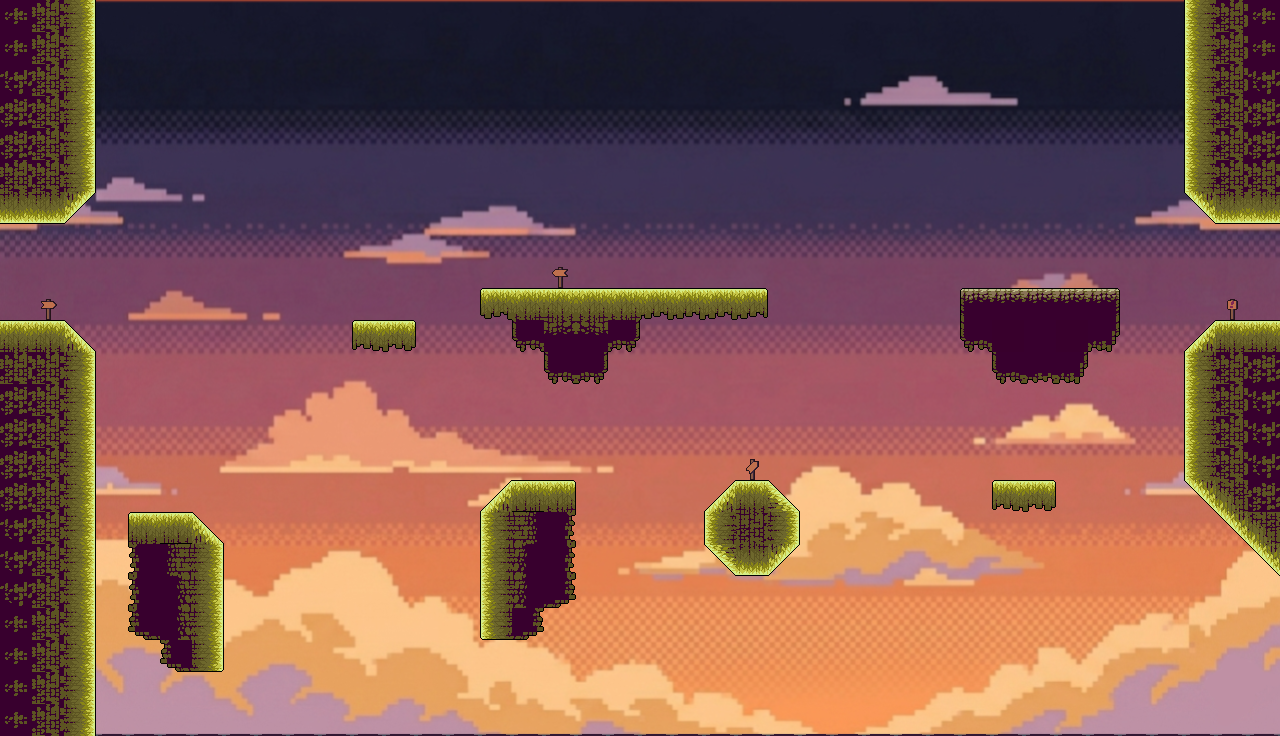

Tiled map render using the project's own tile images. Description and the whole map definition, tile-layer contents included, below:
An orthogonal 40x23 tile map with 32x32 px tiles, 2 tile layers (Capa de patrones 2, Platforms), 4 tilesets, 1 image layer.

<map version="1.10" tiledversion="1.12.1" orientation="orthogonal" renderorder="right-down" width="40" height="23" tilewidth="32" tileheight="32" infinite="0" nextlayerid="4" nextobjectid="1">
 <tileset firstgid="1" source="Tileset_cielo.tsx" />
 <tileset firstgid="97" source="Tileset_Tierra_.tsx" />
 <tileset firstgid="193" source="Tileset_Cielo_girado.tsx" />
 <tileset firstgid="289" source="Decoracion/Señales.tsx" />
 <imagelayer id="2" name="Capa de Imagen 1">
  <image source="../Mapas/Cielo arriba.png" width="1280" height="736" />
 </imagelayer>
 <layer id="3" name="Capa de patrones 2" width="40" height="23">
  <data encoding="csv">
0,0,0,0,0,0,0,0,0,0,0,0,0,0,0,0,0,0,0,0,0,0,0,0,0,0,0,0,0,0,0,0,0,0,0,0,0,0,0,0,
0,0,0,0,0,0,0,0,0,0,0,0,0,0,0,0,0,0,0,0,0,0,0,0,0,0,0,0,0,0,0,0,0,0,0,0,0,0,0,0,
0,0,0,0,0,0,0,0,0,0,0,0,0,0,0,0,0,0,0,0,0,0,0,0,0,0,0,0,0,0,0,0,0,0,0,0,0,0,0,0,
0,0,0,0,0,0,0,0,0,0,0,0,0,0,0,0,0,0,0,0,0,0,0,0,0,0,0,0,0,0,0,0,0,0,0,0,0,0,0,0,
0,0,0,0,0,0,0,0,0,0,0,0,0,0,0,0,0,0,0,0,0,0,0,0,0,0,0,0,0,0,0,0,0,0,0,0,0,0,0,0,
0,0,0,0,0,0,0,0,0,0,0,0,0,0,0,0,0,0,0,0,0,0,0,0,0,0,0,0,0,0,0,0,0,0,0,0,0,0,0,0,
0,0,0,0,0,0,0,0,0,0,0,0,0,0,0,0,0,0,0,0,0,0,0,0,0,0,0,0,0,0,0,0,0,0,0,0,0,0,0,0,
0,0,0,0,0,0,0,0,0,0,0,0,0,0,0,0,0,0,0,0,0,0,0,0,0,0,0,0,0,0,0,0,0,0,0,0,0,0,0,0,
0,0,0,0,0,0,0,0,0,0,0,0,0,0,0,0,0,293,0,0,0,0,0,0,0,0,0,0,0,0,0,0,0,0,0,0,0,0,0,0,
0,289,0,0,0,0,0,0,0,0,0,0,0,0,0,0,0,0,0,0,0,0,0,0,0,0,0,0,0,0,0,0,0,0,0,0,0,0,290,0,
0,0,0,0,0,0,0,0,0,0,0,0,0,0,0,0,0,0,0,0,0,0,0,0,0,0,0,0,0,0,0,0,0,0,0,0,0,0,0,0,
0,0,0,0,0,0,0,0,0,0,0,0,0,0,0,0,0,0,0,0,0,0,0,0,0,0,0,0,0,0,0,0,0,0,0,0,0,0,0,0,
0,0,0,0,0,0,0,0,0,0,0,0,0,0,0,0,0,0,0,0,0,0,0,0,0,0,0,0,0,0,0,0,0,0,0,0,0,0,0,0,
0,0,0,0,0,0,0,0,0,0,0,0,0,0,0,0,0,0,0,0,0,0,0,0,0,0,0,0,0,0,0,0,0,0,0,0,0,0,0,0,
0,0,0,0,0,0,0,0,0,0,0,0,0,0,0,0,0,0,0,0,0,0,0,294,0,0,0,0,0,0,0,0,0,0,0,0,0,0,0,0,
0,0,0,0,0,0,0,0,0,0,0,0,0,0,0,0,0,0,0,0,0,0,0,0,0,0,0,0,0,0,0,0,0,0,0,0,0,0,0,0,
0,0,0,0,0,0,0,0,0,0,0,0,0,0,0,0,0,0,0,0,0,0,0,0,0,0,0,0,0,0,0,0,0,0,0,0,0,0,0,0,
0,0,0,0,0,0,0,0,0,0,0,0,0,0,0,0,0,0,0,0,0,0,0,0,0,0,0,0,0,0,0,0,0,0,0,0,0,0,0,0,
0,0,0,0,0,0,0,0,0,0,0,0,0,0,0,0,0,0,0,0,0,0,0,0,0,0,0,0,0,0,0,0,0,0,0,0,0,0,0,0,
0,0,0,0,0,0,0,0,0,0,0,0,0,0,0,0,0,0,0,0,0,0,0,0,0,0,0,0,0,0,0,0,0,0,0,0,0,0,0,0,
0,0,0,0,0,0,0,0,0,0,0,0,0,0,0,0,0,0,0,0,0,0,0,0,0,0,0,0,0,0,0,0,0,0,0,0,0,0,0,0,
0,0,0,0,0,0,0,0,0,0,0,0,0,0,0,0,0,0,0,0,0,0,0,0,0,0,0,0,0,0,0,0,0,0,0,0,0,0,0,0,
0,0,0,0,0,0,0,0,0,0,0,0,0,0,0,0,0,0,0,0,0,0,0,0,0,0,0,0,0,0,0,0,0,0,0,0,0,0,0,0
</data>
 </layer>
 <layer id="1" name="Platforms" width="40" height="23">
  <data encoding="csv">
40,37,1073742032,0,0,0,0,0,0,0,0,0,0,0,0,0,0,0,0,0,0,0,0,0,0,0,0,0,0,0,0,0,0,0,0,0,0,3221225680,37,40,
40,37,1073742032,0,0,0,0,0,0,0,0,0,0,0,0,0,0,0,0,0,0,0,0,0,0,0,0,0,0,0,0,0,0,0,0,0,0,3221225680,37,40,
39,37,1073742032,0,0,0,0,0,0,0,0,0,0,0,0,0,0,0,0,0,0,0,0,0,0,0,0,0,0,0,0,0,0,0,0,0,0,3221225680,37,39,
38,37,1073742032,0,0,0,0,0,0,0,0,0,0,0,0,0,0,0,0,0,0,0,0,0,0,0,0,0,0,0,0,0,0,0,0,0,0,3221225680,37,38,
38,37,1073742032,0,0,0,0,0,0,0,0,0,0,0,0,0,0,0,0,0,0,0,0,0,0,0,0,0,0,0,0,0,0,0,0,0,0,3221225680,37,38,
37,37,1073742032,0,0,0,0,0,0,0,0,0,0,0,0,0,0,0,0,0,0,0,0,0,0,0,0,0,0,0,0,0,0,0,0,0,0,3221225680,37,37,
1073741826,1073741826,1073741866,0,0,0,0,0,0,0,0,0,0,0,0,0,0,0,0,0,0,0,0,0,0,0,0,0,0,0,0,0,0,0,0,0,0,3221225514,1073741826,3221225474,
0,0,0,0,0,0,0,0,0,0,0,0,0,0,0,0,0,0,0,0,0,0,0,0,0,0,0,0,0,0,0,0,0,0,0,0,0,0,0,0,
0,0,0,0,0,0,0,0,0,0,0,0,0,0,0,0,0,0,0,0,0,0,0,0,0,0,0,0,0,0,0,0,0,0,0,0,0,0,0,0,
0,0,0,0,0,0,0,0,0,0,0,0,0,0,0,2147483699,2147483650,2,2147483650,2147483650,2147483698,2147483698,2147483698,2147483697,0,0,0,0,0,0,9,10,10,10,12,0,0,0,0,0,
2,2,42,0,0,0,0,0,0,0,0,49,51,0,0,0,56,14,2147483662,2147483704,0,0,0,0,0,0,0,0,0,0,56,100,4,100,58,0,0,2147483690,2,2,
37,37,208,0,0,0,0,0,0,0,0,0,0,0,0,0,0,56,2147483704,0,0,0,0,0,0,0,0,0,0,0,0,56,57,58,0,0,0,2147483856,37,38,
38,37,208,0,0,0,0,0,0,0,0,0,0,0,0,0,0,0,0,0,0,0,0,0,0,0,0,0,0,0,0,0,0,0,0,0,0,2147483856,37,39,
38,37,208,0,0,0,0,0,0,0,0,0,0,0,0,0,0,0,0,0,0,0,0,0,0,0,0,0,0,0,0,0,0,0,0,0,0,2147483856,37,39,
38,37,208,0,0,0,0,0,0,0,0,0,0,0,0,0,0,0,0,0,0,0,0,0,0,0,0,0,0,0,0,0,0,0,0,0,0,2147483856,37,39,
38,37,208,0,0,0,0,0,0,0,0,0,0,0,0,2147483690,2147483655,2147483649,0,0,0,0,43,2,2684354603,0,0,0,0,0,0,49,51,0,0,0,0,3221225514,3221225526,38,
39,37,208,0,1,7,42,0,0,0,0,0,0,0,0,2147483856,2147483863,2147483908,0,0,0,0,3221225680,24,208,0,0,0,0,0,0,0,0,0,0,0,0,0,3221225514,3221225526,
39,37,208,0,260,215,208,0,0,0,0,0,0,0,0,2147483856,2147483855,2147483908,0,0,0,0,1610612779,3221225474,3221225515,0,0,0,0,0,0,0,0,0,0,0,0,0,0,3221225514,
39,37,208,0,260,207,208,0,0,0,0,0,0,0,0,2147483856,2147483855,2147483916,0,0,0,0,0,0,0,0,0,0,0,0,0,0,0,0,0,0,0,0,0,0,
40,37,208,0,268,207,208,0,0,0,0,0,0,0,0,2147483864,2147483916,0,0,0,0,0,0,0,0,0,0,0,0,0,0,0,0,0,0,0,0,0,0,0,
40,37,208,0,0,268,216,0,0,0,0,0,0,0,0,0,0,0,0,0,0,0,0,0,0,0,0,0,0,0,0,0,0,0,0,0,0,0,0,0,
40,37,208,0,0,0,0,0,0,0,0,0,0,0,0,0,0,0,0,0,0,0,0,0,0,0,0,0,0,0,0,0,0,0,0,0,0,0,0,0,
40,37,208,186,186,186,186,186,186,186,186,186,186,186,186,186,186,186,186,186,186,186,186,186,186,186,186,186,186,186,186,186,186,186,186,186,186,186,186,186
</data>
 </layer>
</map>
